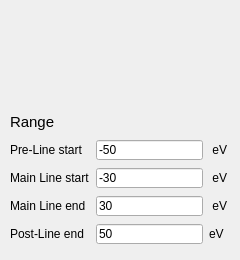
    <widget class="QWidget" name="tab_scan_energy_2">
     <attribute name="title">
      <string>Scan energy</string>
     </attribute>
     <widget class="QWidget" name="horizontalLayoutWidget_3">
      <property name="geometry">
       <rect>
        <x>10</x>
        <y>0</y>
        <width>221</width>
        <height>101</height>
       </rect>
      </property>
      <layout class="QHBoxLayout" name="layout_emission_energy_selector" />
     </widget>
     <widget class="QWidget" name="gridLayoutWidget_9">
      <property name="geometry">
       <rect>
        <x>10</x>
        <y>110</y>
        <width>221</width>
        <height>141</height>
       </rect>
      </property>
      <layout class="QGridLayout" name="gridLayout_9">
       <item column="2" row="2">
        <widget class="QLabel" name="label_36">
         <property name="maximumSize">
          <size>
           <width>16777215</width>
           <height>20</height>
          </size>
         </property>
         <property name="text">
          <string> eV </string>
         </property>
        </widget>
       </item>
       <item column="0" row="0">
        <widget class="QLabel" name="label_122">
         <property name="maximumSize">
          <size>
           <width>16777215</width>
           <height>20</height>
          </size>
         </property>
         <property name="font">
          <font>
           <family>Cantarell</family>
           <pointsize>11</pointsize>
          </font>
         </property>
         <property name="text">
          <string>Range</string>
         </property>
        </widget>
       </item>
       <item column="2" row="4">
        <widget class="QLabel" name="label_34">
         <property name="maximumSize">
          <size>
           <width>16777215</width>
           <height>20</height>
          </size>
         </property>
         <property name="text">
          <string>eV</string>
         </property>
        </widget>
       </item>
       <item column="2" row="3">
        <widget class="QLabel" name="label_35">
         <property name="maximumSize">
          <size>
           <width>16777215</width>
           <height>20</height>
          </size>
         </property>
         <property name="text">
          <string> eV </string>
         </property>
        </widget>
       </item>
       <item column="1" row="1">
        <widget class="QLineEdit" name="edit_preline_start">
         <property name="maximumSize">
          <size>
           <width>16777215</width>
           <height>20</height>
          </size>
         </property>
         <property name="text">
          <string>-50</string>
         </property>
        </widget>
       </item>
       <item column="1" row="3">
        <widget class="QLineEdit" name="edit_line_end">
         <property name="maximumSize">
          <size>
           <width>16777215</width>
           <height>20</height>
          </size>
         </property>
         <property name="text">
          <string>30</string>
         </property>
        </widget>
       </item>
       <item column="1" row="2">
        <widget class="QLineEdit" name="edit_line_start">
         <property name="maximumSize">
          <size>
           <width>16777215</width>
           <height>20</height>
          </size>
         </property>
         <property name="text">
          <string>-30</string>
         </property>
        </widget>
       </item>
       <item column="1" row="4">
        <widget class="QLineEdit" name="edit_postline_end">
         <property name="maximumSize">
          <size>
           <width>16777215</width>
           <height>20</height>
          </size>
         </property>
         <property name="text">
          <string>50</string>
         </property>
        </widget>
       </item>
       <item column="2" row="1">
        <widget class="QLabel" name="label_41">
         <property name="maximumSize">
          <size>
           <width>16777215</width>
           <height>20</height>
          </size>
         </property>
         <property name="text">
          <string> eV </string>
         </property>
        </widget>
       </item>
       <item column="0" row="1">
        <widget class="QLabel" name="label_65">
         <property name="maximumSize">
          <size>
           <width>16777215</width>
           <height>20</height>
          </size>
         </property>
         <property name="text">
          <string>Pre-Line start</string>
         </property>
        </widget>
       </item>
       <item column="0" row="2">
        <widget class="QLabel" name="label_66">
         <property name="maximumSize">
          <size>
           <width>16777215</width>
           <height>20</height>
          </size>
         </property>
         <property name="text">
          <string>Main Line start</string>
         </property>
        </widget>
       </item>
       <item column="0" row="3">
        <widget class="QLabel" name="label_67">
         <property name="maximumSize">
          <size>
           <width>16777215</width>
           <height>20</height>
          </size>
         </property>
         <property name="text">
          <string>Main Line end</string>
         </property>
        </widget>
       </item>
       <item column="0" row="4">
        <widget class="QLabel" name="label_68">
         <property name="maximumSize">
          <size>
           <width>16777215</width>
           <height>20</height>
          </size>
         </property>
         <property name="text">
          <string>Post-Line end</string>
         </property>
        </widget>
       </item>
      </layout>
     </widget>
    </widget>
